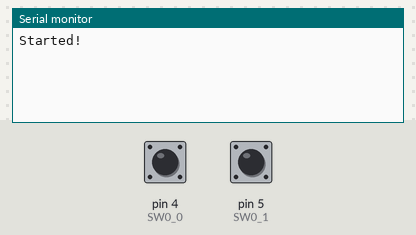
The sketch below on a simulated Arduino Nano, built with avr-gcc and run on an emulated ATmega328P. On the bench: the last lines printed to the serial monitor. Wiring (inferred from the names in the program): DS1307 clock at I2C address 0x68. Inputs (shaded band) come from the test bench; at power-on: pin 4 (SW0_0) LOW, pin 5 (SW0_1) LOW. Sleep ends after the set time or at an interrupt; the local clock reads 2024-03-15 10:24:30 at power-on unless the sketch sets it; storage starts empty.

Above: at 1.2 s.
1.3 s: pin 4 (SW0_0) pulled HIGH for 0.15 s
At 1.8 s:
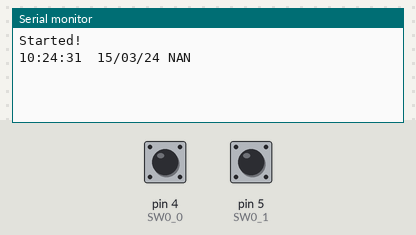
2.9 s: pin 5 (SW0_1) pulled HIGH for 0.15 s
At 4.2 s:
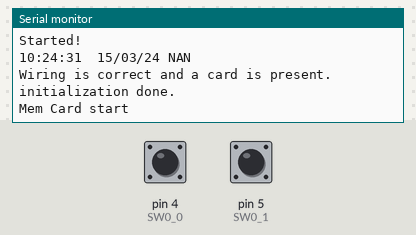

Measured:
- after the input at 1.3 s, the serial monitor: prints a new line at once (image 1)
- after the input at 2.9 s, the serial monitor: prints a new line at once (image 2)

The sketch:

xjalad.ino
```cpp
#include <SD.h>
#include "Wire.h"
#include <avr/interrupt.h>
#include <avr/power.h>
#include <avr/sleep.h>

#define DS1307_I2C_ADDRESS 0x68


#define LED0 2 //RED
#define LED1 3 //BLUE
#define LED2 7
#define LED3 8
#define LED4 9

#define CS 10
#define SW0_0 4
#define SW0_1 5
#define SW1_0 A6
#define SW1_1 A7
#define FSR0 A2


#define MAX 0.8
#define MIN 0.2
//second -15624
//200 Hz - 3125
#define TIMER1_PERIOD 78
#define WFREQ 200 //Hz
#define WLAST 5
#define N 200*5

const int periods[3]={5,15,60};
byte chosenPeriod=5;
byte seconds=0;
int msecs=0;
volatile int n=0;
volatile boolean needToMeasure =true;
boolean samplesReady = false;
float tempSum;
Sd2Card card;
SdVolume volume;
SdFile root;
File myFile;
// month+day+hour+minute
char fileName[13];

// Convert binary coded decimal to normal decimal numbers
byte bcdToDec(byte val)
{
  return ( (val/16*10) + (val%16) );
}


String parseDateTimeValue(byte n){
  if (n<10)
    return ("0"+String(n, DEC));
  return String(n, DEC);
}


// Gets the date and time from the ds1307
void getDateDs1307(byte *second,
          byte *minute,
          byte *hour,
          byte *dayOfWeek,
          byte *dayOfMonth,
          byte *month,
          byte *year)
{
  // Reset the register pointer
  Wire.beginTransmission(DS1307_I2C_ADDRESS);
  Wire.write(0);
  Wire.endTransmission();

  Wire.requestFrom(DS1307_I2C_ADDRESS, 7);

  // A few of these need masks because certain bits are control bits
  *second     = bcdToDec(Wire.read() & 0x7f);
  *minute     = bcdToDec(Wire.read());
  *hour       = bcdToDec(Wire.read() & 0x3f);  // Need to change this if 12 hour am/pm
  *dayOfWeek  = bcdToDec(Wire.read());
  *dayOfMonth = bcdToDec(Wire.read());
  *month      = bcdToDec(Wire.read());
  *year       = bcdToDec(Wire.read());
}

String getTimeStamp(void){
  byte second, minute, hour, dayOfWeek, dayOfMonth, month, year;
  getDateDs1307(&second, &minute, &hour, &dayOfWeek, &dayOfMonth, &month, &year);

  return (parseDateTimeValue(hour)+":"+parseDateTimeValue(minute)+":"+parseDateTimeValue(second)+"  "+parseDateTimeValue(dayOfMonth)+"/"+parseDateTimeValue(month)+"/"+parseDateTimeValue(year));
}

String getTimeStampForFileName(void){
  byte second, minute, hour, dayOfWeek, dayOfMonth, month, year;
  getDateDs1307(&second, &minute, &hour, &dayOfWeek, &dayOfMonth, &month, &year);

  return (parseDateTimeValue(month)+parseDateTimeValue(dayOfMonth)+parseDateTimeValue(hour)+parseDateTimeValue(minute)) ;
}

boolean cardSetup(void){

  pinMode(CS, OUTPUT);     // change this to 53 on a mega
  // we'll use the initialization code from the utility libraries
  // since we're just testing if the card is working!
  if (!card.init(SPI_HALF_SPEED, CS)) {
    Serial.println("initialization failed. Things to check:");
    Serial.println("* is a card is inserted?");
    Serial.println("* Is your wiring correct?");
    Serial.println("* did you change the chipSelect pin to match your shield or module?");
    return false;
  } else {
   Serial.println("Wiring is correct and a card is present.");
  }

  if (!SD.begin()) {
    Serial.println("initialization failed!");

  }
  Serial.println("initialization done.");

  // Now we will try to open the 'volume'/'partition' - it should be FAT16 or FAT32
  if (!volume.init(card)) {
    Serial.println("Could not find FAT16/FAT32 partition.\nMake sure you've formatted the card");
    return false;
  }
  root.openRoot(volume);
  return true;
}

void pinSetup(void){
  pinMode(SW1_0, INPUT);           // set pin to input
  pinMode(SW1_1, INPUT);           // set pin to input
  pinMode(FSR0,INPUT);

  //digitalWrite(pin, HIGH);       // turn on pullup resistors
}

byte readFreqSwitch(void){
  if (analogRead(SW1_0)>1022) return 0;
  if (analogRead(SW1_1)>1022) return 2;
  return 1;
}

byte readModeSwitch(void){
  if (digitalRead(SW0_0)) return 0;
  if (digitalRead(SW0_1)) return 2;
  return 1;
}

float readSensor(byte n){

  switch (n){
    case 0: return analogRead(FSR0)/1023.0; break;
    case 1: return analogRead(FSR0)/1023.0; break;
    case 2: return analogRead(FSR0)/1023.0; break;
    case 3: return analogRead(FSR0)/1023.0; break;
  }
  //WARNING
  return -1;
}

String processSamples(){
  char buf [7];
  float average=tempSum/n;

  digitalWrite(LED2,LOW);
  digitalWrite(LED3,LOW);
  digitalWrite(LED4,LOW);

  if (average>MAX)
    digitalWrite(LED2,HIGH);
  else if (average<MIN)
    digitalWrite(LED4,HIGH);
  else
    digitalWrite(LED3,HIGH);

  dtostrf(average,1,3,buf);
  return (buf);
}

boolean createFile(){
  /*
  byte findex=1;
  while (true){
    if (!SD.exists("s.txt"))
      break;
    findex++;
  }
  */
  (String(getTimeStampForFileName()+".txt")).toCharArray(fileName,13);
  //fileName=getTimeStampForFileName();
  myFile=SD.open(fileName,FILE_WRITE);


  return true;

}

void configureInterrupt(int CV){
  cli();
  //set timer1 interrupt at 1Hz
  TCCR1A = 0;// set entire TCCR1A register to 0
  TCCR1B = 0;// same for TCCR1B
  TCNT1  = 0;//initialize counter value to 0
  // set compare match register for 1hz increments
  OCR1A = CV;// = (16*10^6) / (1*1024) - 1 (must be <65536)
  // turn on CTC mode
  TCCR1B |= (1 << WGM12);
  // Set CS10 and CS12 bits for 1024 prescaler
  // TIMER1_PRESCALER
  TCCR1B |= (1 << CS12) | (1 << CS10);
  // enable timer compare interrupt
  TIMSK1 |= (1 << OCIE1A);
  sei();
}


void setup(void){
  Wire.begin();
  Serial.begin(9600);

  //setDateDs1307(15, 25, 16, 1, 22, 7, 13);
  Serial.println("Started!");

}


ISR(TIMER1_COMPA_vect){
  //Serial.println("second");

  if ((msecs+=5)>=1000) {
    seconds++;
    msecs=0;
  }

  if (needToMeasure){
    if (n<N){
      tempSum+=readSensor(0);
      n++;
    }
    else {
      samplesReady=true;
      needToMeasure=false;
      Serial.println("Samples ready");
    }
  }

  if (seconds>=chosenPeriod){
    seconds=0;
    msecs=0;
    n=0;
    tempSum=0;
    needToMeasure=true;
   // myFile.println(getTimeStamp()+' '+measure());

  }

}

void loop(void) {


  //Serial print mode

  if (readModeSwitch()==0){
    digitalWrite(LED1,HIGH);

    while (readModeSwitch()==0){
      char buf [7];
      String s=getTimeStamp()+' '+processSamples();
      //dtostrf(readSensor(0),1,3,buf);

       Serial.println(s);
       delay(500);
    }

    digitalWrite(LED1,LOW);
  }
  // Mem Card Store Mode
  if (readModeSwitch()==2){

    if (cardSetup() && createFile()){
     digitalWrite(LED0,HIGH);//RED
    chosenPeriod=15;//periods[readFreqSwitch()];
    seconds=0;
    msecs=0;
    n=0;
    needToMeasure=true;
    samplesReady=false;
    configureInterrupt(TIMER1_PERIOD);
    Serial.println("Mem Card start");
    while (readModeSwitch()==2){

       //Serial.println(measure());
       if (samplesReady){
         samplesReady=false;
         String s=getTimeStamp()+' '+processSamples();
         myFile=SD.open(fileName,FILE_WRITE);
         Serial.println(fileName);
         if (myFile){
           myFile.println(s);
           myFile.close();
           Serial.println(s);
         }
         else
           Serial.println("Opening file failed");

       }
       //sleep()

       set_sleep_mode(SLEEP_MODE_PWR_SAVE);

        sleep_enable();
        sleep_mode();
        /* wake up here */
        sleep_disable();

    }

    digitalWrite(LED0,LOW);
    }
  }

}
```
